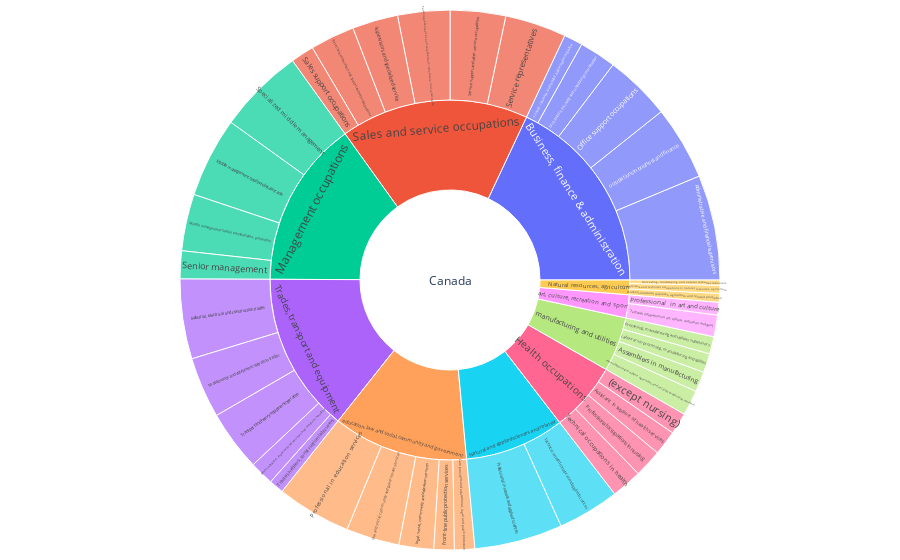

The cell this chart's notebook holds for it:
### Code cell
# 9 domain with 39 sub domain visualization 

data = df_rev[(df_rev.job_hierarchy >1)]
fig = px.sunburst(data, path=['Geography','H1','H2',], values='COUNT_ELF_FYFT')
fig.update_layout(margin = dict(t=10, l=10, r=10, b=10))
#fig.update_layout(uniformtext=dict(minsize=10, mode='hide'),overwrite=True)
 
fig.show()

### Figure 1 — Plotly figure (JSON) as saved in the notebook; plotly's stock layout.template omitted (floating-point values rounded to 4 significant figures)
{"data": [{"branchvalues": "total", "domain": {"x": [0, 1], "y": [0, 1]}, "hoverlabel": {"namelength": 0}, "hovertemplate": "labels=%{label}<br>COUNT_ELF_FYFT=%{value}<br>parent=%{parent}<br>id=%{id}", "ids": ["Canada/Health occupations/ (except nursing)", "Canada/Natural and applied sciences and related/ Professional in natural and applied sciences", "Canada/Natural and applied sciences and related/ Technical related to natural and applied sciences", "Canada/Business, finance & administration/Administrative and financial supervisors", "Canada/manufacturing and utilities/Assemblers in manufacturing", "Canada/Health occupations/Assistant  in support of health services", "Canada/education, law and social, community and government/Care providers and educational, legal and public protection", "Canada/Business, finance & administration/Distribution, tracking and scheduling co-ordination ", "Canada/Business, finance & administration/Finance, insurance and related business administrative ", "Canada/ Natural resources, agriculture/Harvesting, landscaping and natural resources labourers", "Canada/Trades, transport and equipment/Industrial, electrical and construction trades", "Canada/manufacturing and utilities/Labourers in processing, manufacturing and utilities", "Canada/Trades, transport and equipment/Maintenance and equipment operation trades", "Canada/Management occupations/Middle management retail,wholesale trade ", "Canada/Management occupations/Middle management trades, transportation, production", "Canada/Business, finance & administration/Office support occupations", "Canada/Trades, transport and equipment/Other installers, repairers and servicers and material handlers", "Canada/manufacturing and utilities/Processing, manufacturing and utilities supervisors ", "Canada/art, culture, recreation and sport/Professional  in art and culture", "Canada/education, law and social, community and government/Professional in education services", "Canada/Health occupations/Professional occupations in nursing", "Canada/Sales and service occupations/Retail sales supervisors and specialized sales occupations", "Canada/Sales and service occupations/Sales representatives and salespersons / wholesale and retail trade", "Canada/Sales and service occupations/Sales support occupations", "Canada/Management occupations/Senior management ", "Canada/Sales and service occupations/Service representatives ", "Canada/Sales and service occupations/Service support and other service occupations", "Canada/Management occupations/Specialized middle management", "Canada/ Natural resources, agriculture/Supervisors and technical occupations in natural resources, agriculture", "Canada/art, culture, recreation and sport/Technical occupations in art, culture, recreation and sport", "Canada/Health occupations/Technical occupations in health", "Canada/Trades, transport and equipment/Trades helpers, construction labourers", "Canada/Trades, transport and equipment/Transport and heavy equipment operation", "Canada/ Natural resources, agriculture/Workers in natural resources, agriculture and related production", "Canada/education, law and social, community and government/front-line public protection services", "Canada/education, law and social, community and government/law and social, community and government services", "Canada/education, law and social, community and government/legal, social, community and education services", "Canada/manufacturing and utilities/manufacturing machine operators and related production workers", "Canada/Business, finance & administration/occupations in business and finance", "Canada/Sales and service occupations/supervisors and specialized service", "Canada/ Natural resources, agriculture", "Canada/Business, finance & administration", "Canada/Health occupations", "Canada/Management occupations", "Canada/Natural and applied sciences and related", "Canada/Sales and service occupations", "Canada/Trades, transport and equipment", "Canada/art, culture, recreation and sport", "Canada/education, law and social, community and government", "Canada/manufacturing and utilities", "Canada"], "labels": [" (except nursing)", " Professional in natural and applied sciences", " Technical related to natural and applied sciences", "Administrative and financial supervisors", "Assemblers in manufacturing", "Assistant  in support of health services", "Care providers and educational, legal and public protection", "Distribution, tracking and scheduling co-ordination ", "Finance, insurance and related business administrative ", "Harvesting, landscaping and natural resources labourers", "Industrial, electrical and construction trades", "Labourers in processing, manufacturing and utilities", "Maintenance and equipment operation trades", "Middle management retail,wholesale trade ", "Middle management trades, transportation, production", "Office support occupations", "Other installers, repairers and servicers and material handlers", "Processing, manufacturing and utilities supervisors ", "Professional  in art and culture", "Professional in education services", "Professional occupations in nursing", "Retail sales supervisors and specialized sales occupations", "Sales representatives and salespersons / wholesale and retail trade", "Sales support occupations", "Senior management ", "Service representatives ", "Service support and other service occupations", "Specialized middle management", "Supervisors and technical occupations in natural resources, agriculture", "Technical occupations in art, culture, recreation and sport", "Technical occupations in health", "Trades helpers, construction labourers", "Transport and heavy equipment operation", "Workers in natural resources, agriculture and related production", "front-line public protection services", "law and social, community and government services", "legal, social, community and education services", "manufacturing machine operators and related production workers", "occupations in business and finance", "supervisors and specialized service", " Natural resources, agriculture", "Business, finance & administration", "Health occupations", "Management occupations", "Natural and applied sciences and related", "Sales and service occupations", "Trades, transport and equipment", "art, culture, recreation and sport", "education, law and social, community and government", "manufacturing and utilities", "Canada"], "name": "", "parents": ["Canada/Health occupations", "Canada/Natural and applied sciences and related", "Canada/Natural and applied sciences and related", "Canada/Business, finance & administration", "Canada/manufacturing and utilities", "Canada/Health occupations", "Canada/education, law and social, community and government", "Canada/Business, finance & administration", "Canada/Business, finance & administration", "Canada/ Natural resources, agriculture", "Canada/Trades, transport and equipment", "Canada/manufacturing and utilities", "Canada/Trades, transport and equipment", "Canada/Management occupations", "Canada/Management occupations", "Canada/Business, finance & administration", "Canada/Trades, transport and equipment", "Canada/manufacturing and utilities", "Canada/art, culture, recreation and sport", "Canada/education, law and social, community and government", "Canada/Health occupations", "Canada/Sales and service occupations", "Canada/Sales and service occupations", "Canada/Sales and service occupations", "Canada/Management occupations", "Canada/Sales and service occupations", "Canada/Sales and service occupations", "Canada/Management occupations", "Canada/ Natural resources, agriculture", "Canada/art, culture, recreation and sport", "Canada/Health occupations", "Canada/Trades, transport and equipment", "Canada/Trades, transport and equipment", "Canada/ Natural resources, agriculture", "Canada/education, law and social, community and government", "Canada/education, law and social, community and government", "Canada/education, law and social, community and government", "Canada/manufacturing and utilities", "Canada/Business, finance & administration", "Canada/Sales and service occupations", "Canada", "Canada", "Canada", "Canada", "Canada", "Canada", "Canada", "Canada", "Canada", "Canada", ""], "type": "sunburst", "values": [702185, 2855470, 1998015, 3403660, 658050, 799110, 657355, 1194055, 608560, 168655, 2586395, 614825, 1976795, 2595885, 1837940, 2149150, 779985, 562700, 413590, 2412375, 904550, 1439585, 1690445, 756090, 902565, 1984720, 1793355, 2792935, 261290, 700285, 991435, 475880, 1962255, 282125, 658590, 1725525, 1126390, 817705, 2392680, 1481195, 712070, 9748105, 3397280, 8129325, 4853485, 9145390, 7781310, 1113875, 6580235, 2653280, 54114355]}], "layout": {"legend": {"tracegroupgap": 0}, "margin": {"b": 10, "l": 10, "r": 10, "t": 10}}}
